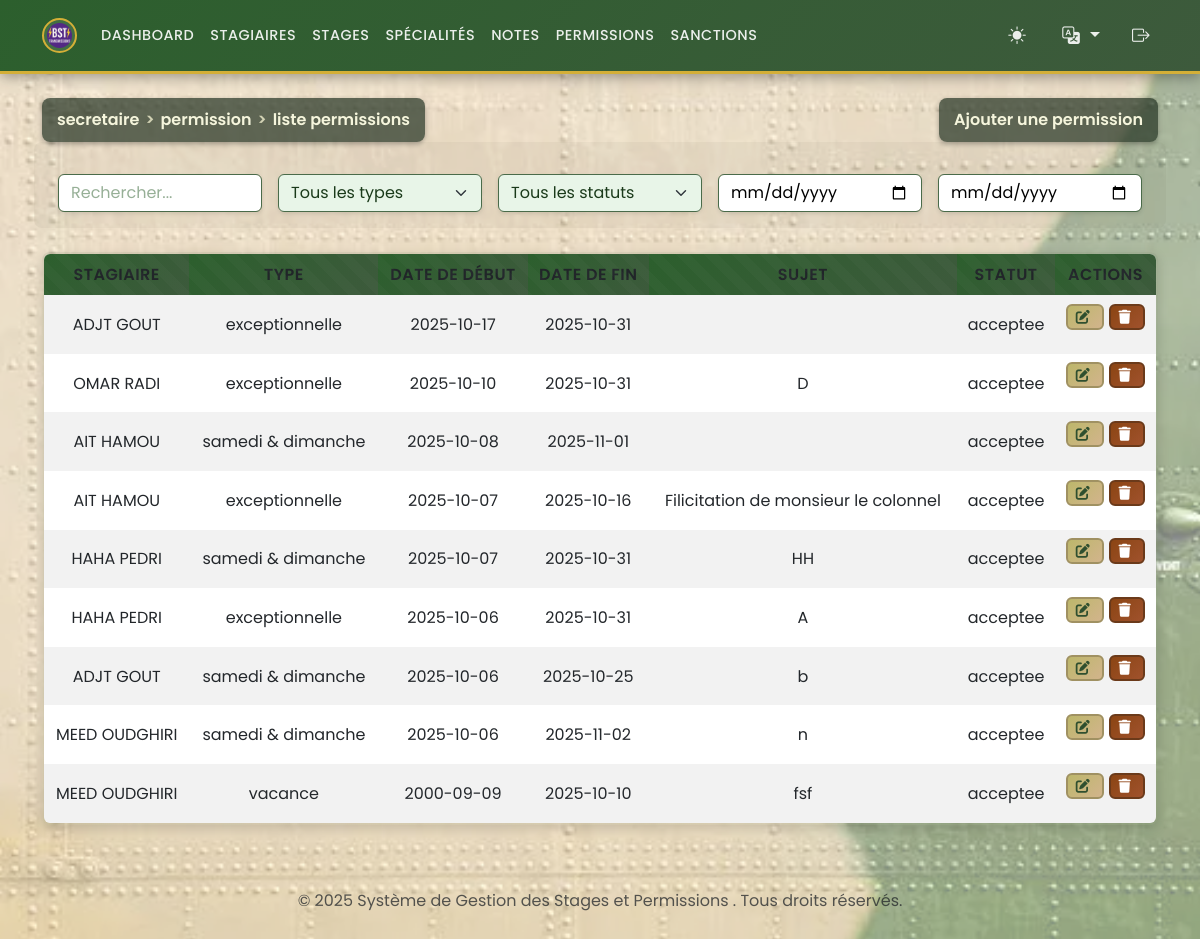
/secretaire/manage_permissions.php (signed in), run on the app's committed database.
### tables this page shows
CREATE TABLE `permissions` (
  `id` int(11) NOT NULL,
  `id_stagiaire` int(11) NOT NULL,
  `type` enum('samedi & dimanche','exceptionnelle','vacance') NOT NULL,
  `date_debut` date DEFAULT NULL,
  `date_fin` date DEFAULT NULL,
  `motif` text DEFAULT NULL,
  `statut` enum('acceptee','refusee','en_attente') DEFAULT 'en_attente'
);

CREATE TABLE `stagiaires` (
  `id` int(11) NOT NULL,
  `matricule` varchar(50) NOT NULL,
  `nom` varchar(100) NOT NULL,
  `prenom` varchar(100) NOT NULL,
  `date_naissance` date DEFAULT NULL,
  `adresse` text DEFAULT NULL,
  `telephone` varchar(20) DEFAULT NULL,
  `email` varchar(100) DEFAULT NULL,
  `groupe_sanguin` enum('A+','A-','B+','B-','AB+','AB-','O+','O-') DEFAULT NULL,
  `photo` varchar(255) DEFAULT NULL,
  `grade` enum('Lieutenant','Sous-Lieutenant','Adjudant Chef','Adjudant','Sergent Chef','Sergent','Caporal Chef','Caporal','2 eme Classe','1er Classe') DEFAULT NULL,
  `date_inscription` date DEFAULT curdate(),
  `id_stage` int(11) NOT NULL,
  `id_specialite` int(11) NOT NULL
);

### functions.php (called while the page is built, shortened)
<?php
if (isset($_GET['lang'])) {
    $lang = $_GET['lang'];
    $_SESSION['lang'] = $lang;
} elseif (isset($_SESSION['lang'])) {
    $lang = $_SESSION['lang'];
} else {
    $lang = 'ar';
    $_SESSION['lang'] = $lang;
}
$lang_file = __DIR__ . '/lang/' . $lang . '.php';
if (file_exists($lang_file)) {
    $translations = include $lang_file;
} else {
    $translations = include __DIR__ . '/lang/ar.php';
}
?>

### secretaire/manage_permissions.php (the view, shortened to what this page needs)
<?php
require '../functions.php';
$permissions = $pdo->query("
    SELECT p.*, s.nom, s.prenom
    FROM permissions p
    JOIN stagiaires s ON p.id_stagiaire = s.id
    ORDER BY p.date_debut DESC
")->fetchAll();
?>
<?php include '../templates/header.php'; ?>
<div class="d-flex justify-content-between align-items-center mb-3">
<div class="breadcrumb-header"><?php echo htmlspecialchars($translations['breadcrumb_secretaire']); ?> <span>></span> <?php echo htmlspecialchars($translations['breadcrumb_permission']); ?> <span>></span> <?php echo htmlspecialchars($translations['breadcrumb_liste_permissions']); ?></div>
<button class="breadcrumb-header" data-bs-toggle="modal" data-bs-target="#addPermissionModal"><?php echo htmlspecialchars($translations['add_permission']); ?></button>
</div>
<div class="mb-3 row g-3 align-items-center">
    <div class="col">
        <input type="text" id="searchInput" class="form-control" placeholder="<?php echo htmlspecialchars($translations['search']); ?>">
    </div>
    <div class="col">
        <select id="filterType" class="form-select">
            <option value=""><?php echo htmlspecialchars($translations['all_types']); ?></option>
        </select>
    </div>
    <div class="col">
        <select id="filterStatut" class="form-select">
            <option value=""><?php echo htmlspecialchars($translations['all_statuses']); ?></option>
        </select>
    </div>
    <div class="col">
        <input type="date" id="dateFrom" class="form-control" placeholder="<?php echo htmlspecialchars($translations['from_start_date']); ?>">
    </div>
    <div class="col">
        <input type="date" id="dateTo" class="form-control" placeholder="<?php echo htmlspecialchars($translations['to_start_date']); ?>">
    </div>
</div>
<table class="table table-striped table-responsive" style="border-radius: 0.5rem; overflow: hidden;">
    <thead>
        <tr>
            <th><?php echo htmlspecialchars($translations['trainee']); ?></th>
            <th><?php echo htmlspecialchars($translations['type']); ?></th>
            <th><?php echo htmlspecialchars($translations['start_date']); ?></th>
            <th><?php echo htmlspecialchars($translations['end_date']); ?></th>
            <th><?php echo htmlspecialchars($translations['subject']); ?></th>
            <th><?php echo htmlspecialchars($translations['status']); ?></th>
            <th><?php echo htmlspecialchars($translations['actions']); ?></th>
        </tr>
    </thead>
    <tbody id="permissionsTableBody">
        <?php foreach ($permissions as $perm): ?>
        <tr data-stagiaire="<?php echo htmlspecialchars($perm['nom'] . ' ' . $perm['prenom']); ?>" data-type="<?php echo htmlspecialchars($perm['type']); ?>" data-statut="<?php echo htmlspecialchars($perm['statut']); ?>" data-date="<?php echo $perm['date_debut']; ?>">
            <td><?php echo htmlspecialchars($perm['nom'] . ' ' . $perm['prenom']); ?></td>
            <td><?php echo htmlspecialchars($perm['type']); ?></td>
            <td><?php echo $perm['date_debut']; ?></td>
            <td><?php echo $perm['date_fin']; ?></td>
            <td><?php echo htmlspecialchars($perm['motif']); ?></td>
            <td><?php echo htmlspecialchars($perm['statut']); ?></td>
            <td>
                <button class="btn btn-sm btn-warning" data-bs-toggle="modal" data-bs-target="#editPermissionModal<?php echo $perm['id']; ?>"><i class="fas fa-edit"></i></button>
                <form method="post" action="../actions/delete_permission.php" style="display:inline-block;" onsubmit="return confirm('<?php echo htmlspecialchars($translations['confirm_delete_permission']); ?>');">
                    <button type="submit" class="btn btn-sm btn-danger"><i class="fas fa-trash"></i></button>
                </form>
            </td>
        </tr>
        <?php endforeach; ?>
    </tbody>
</table>
<?php include '../templates/footer.php'; ?>

### data on the page
permissions: id_stagiaire.prenom "ADJT GOUT", type "exceptionnelle", date_debut "2025-10-17", date_fin "2025-10-31", statut "acceptee"
permissions: id_stagiaire.prenom "OMAR RADI", type "exceptionnelle", date_debut "2025-10-10", date_fin "2025-10-31", motif "D", statut "acceptee"
permissions: id_stagiaire.prenom "AIT HAMOU", type "samedi & dimanche", date_debut "2025-10-08", date_fin "2025-11-01", statut "acceptee"
permissions: id_stagiaire.prenom "AIT HAMOU", type "exceptionnelle", date_debut "2025-10-07", date_fin "2025-10-16", motif "Filicitation de monsieur le colonnel", statut "acceptee"
permissions: id_stagiaire.prenom "HAHA PEDRI", type "samedi & dimanche", date_debut "2025-10-07", date_fin "2025-10-31", motif "HH", statut "acceptee"
permissions: id_stagiaire.prenom "HAHA PEDRI", type "exceptionnelle", date_debut "2025-10-06", date_fin "2025-10-31", motif "A", statut "acceptee"
permissions: id_stagiaire.prenom "ADJT GOUT", type "samedi & dimanche", date_debut "2025-10-06", date_fin "2025-10-25", motif "b", statut "acceptee"
permissions: id_stagiaire.prenom "MEED OUDGHIRI", type "samedi & dimanche", date_debut "2025-10-06", date_fin "2025-11-02", motif "n", statut "acceptee"
permissions: id_stagiaire.prenom "MEED OUDGHIRI", type "vacance", date_debut "2000-09-09", date_fin "2025-10-10", motif "fsf", statut "acceptee"

### other printed values
$translations['dashboard'] "DASHBOARD"
$translations['trainees'] "STAGIAIRES"
$translations['stages'] "STAGES"
$translations['specialities'] "SPÉCIALITÉS"
$translations['notes'] "NOTES"
$translations['permissions'] "PERMISSIONS"
$translations['sanctions'] "SANCTIONS"
$translations['breadcrumb_secretaire'] "secretaire"
$translations['breadcrumb_permission'] "permission"
$translations['breadcrumb_liste_permissions'] "liste permissions"
$translations['add_permission'] "Ajouter une permission"
$translations['trainee'] "STAGIAIRE"
$translations['type'] "TYPE"
$translations['start_date'] "DATE DE DÉBUT"
$translations['end_date'] "DATE DE FIN"
